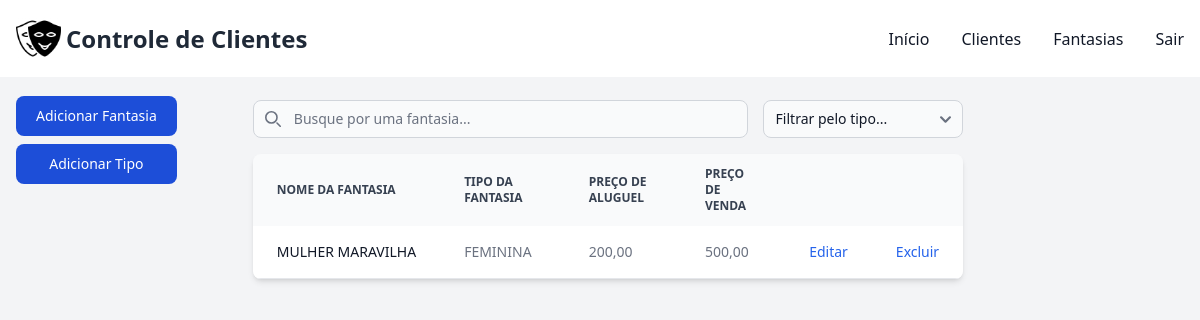
Screenshot of /controle/fantasias/tipo/2/ (signed in) with the database file from the repository.
### controle/models.py (models this page shows, shortened)
class Fantasia(models.Model):
    usuario = models.ForeignKey(User, on_delete=models.CASCADE)
    nome_fantasia = models.CharField(max_length=60)
    preco_venda = models.DecimalField(max_digits=10, decimal_places=2, blank=True, null=True)
    preco_aluguel = models.DecimalField(max_digits=10, decimal_places=2, blank=True, null=True)
    tipo_fantasia = models.ForeignKey(Tipo, on_delete=models.CASCADE)

class Tipo(models.Model):
    usuario = models.ForeignKey(User, on_delete=models.CASCADE)
    nome_tipo = models.CharField(max_length=60, unique=True, null=False)

### controle/views.py (the view)
# urls.py: path('fantasias/tipo/<int:id_tipo>/', views.filtrar_fantasia, name='filtrar_fantasia'),
@login_required(login_url="/controle/login")
def filtrar_fantasia(request, id_tipo):
    sessao = request.user
    if(id_tipo != None):
        fantasias = Fantasia.objects.filter(usuario=sessao, tipo_fantasia=id_tipo)
    else:
        fantasias = Fantasia.objects.filter(usuario=sessao)
    tipos = Tipo.objects.filter(usuario=sessao)
    context = {
        'fantasias': fantasias,
        'tipos': tipos,
    }
    return render(request, 'fantasias.html', context)

### controle/templates/fantasias.html (shortened to what this page needs)
{% extends "base.html" %}
{% block conteudo %}
    <div class="pt-4 pl-4">
        <div class="lg:fixed justify-center pb-5">
            <button data-modal-target="crud-modal" data-modal-toggle="crud-modal" class="w-full block text-white bg-blue-700 hover:bg-blue-800 focus:ring-4 focus:outline-none focus:ring-blue-300 font-medium rounded-lg text-sm px-5 py-2.5 text-center" type="button">
                Adicionar Fantasia
            </button>
            <button data-modal-target="tipo-modal" data-modal-toggle="tipo-modal" class="w-full block text-white bg-blue-700 hover:bg-blue-800 focus:ring-4 focus:outline-none focus:ring-blue-300 font-medium rounded-lg text-sm px-5 py-2.5 text-center my-2" type="button">
                Adicionar Tipo
            </button>
        </div>
        <div class="flex justify-center">
            <div  class="flex flex-col lg:w-3/5 w-4/5">
            <div class="pb-4">
                <div class="flex w-full">
                    <div class="relative mt-1 w-full" style="margin-right: 15px;">
                        <div class="absolute inset-y-0 rtl:inset-r-0 start-0 flex items-center ps-3 pointer-events-none">
                        </div>
                        <input type="text" id="costume-search" class="block pt-2 ps-10 text-sm text-gray-900 border border-gray-300 rounded-lg w-full bg-gray-50 focus:ring-blue-500 focus:border-blue-500" placeholder="Busque por uma fantasia...">
                    </div>
                    <div class="relative mt-1 w-72">
                        <select name="tipo_fantasia_filtro" id="tipo_fantasia_filtro" class="bg-gray-50 border border-gray-300 text-gray-900 text-sm rounded-lg focus:ring-primary-600 focus:border-primary-600 block w-full" onchange="filtrarFantasia()">
                            <option value="" disabled selected>Filtrar pelo tipo...</option>
                        </select>
                    </div>
                </div>
            </div>
            <div class="relative overflow-x-auto shadow-md sm:rounded-lg">
                <table class="w-full text-sm text-left rtl:text-right text-gray-500">
                    <thead class="text-xs text-gray-700 uppercase bg-gray-50">
                        <tr>
                            <th scope="col" class="px-6 py-3">
                                Nome da Fantasia
                            </th>
                            <th scope="col" class="px-6 py-3">
                                Tipo da Fantasia
                            </th>
                            <th scope="col" class="px-6 py-3">
                                Preço de Aluguel
                            </th>
                            <th scope="col" class="px-6 py-3">
                                Preço de Venda
                            </th>
                            <th scope="col" class="px-6 py-3">
                            </th>
                            <th scope="col" class="px-6 py-3">
                            </th>
                        </tr>
                    </thead>
                    <tbody>
                        {% for fantasia in fantasias %}
                        <tr class="bg-white border-b">
                            <th scope="row" class="px-6 py-4 font-medium text-gray-900 whitespace-nowrap">
                                {{ fantasia.nome_fantasia|truncatechars:52 }}
                            </th>
                            <td class="px-6 py-4">
                                {{ fantasia.tipo_fantasia.nome_tipo }}
                            </td>
                            <td class="px-6 py-4">
                                {% if fantasia.preco_aluguel %}
                                    {{ fantasia.preco_aluguel }}
                                {% else %}
                                    -
                                {% endif %}
                            </td>
                            <td class="px-6 py-4">
                                {% if fantasia.preco_venda %}
                                    {{ fantasia.preco_venda }}
                                {% else %}
                                    -
                                {% endif %}
                            </td>
                            <td class="px-6 py-4">
                                <button data-fantasia-id="{{ fantasia.id }}" data-modal-target="editar-modal" data-modal-toggle="editar-modal" class="font-medium text-blue-600 hover:underline">Editar</button>
                            </td>
                            <td class="px-6 py-4">
                                <button data-fantasia-id="{{ fantasia.id }}" class="font-medium text-blue-600 hover:underline" onclick="excluirFantasia(event)">Excluir</button>
                            </td>
                        </tr>
                        {% endfor %}
                    </tbody>
                </table>
            </div>
        </div>
    </div>
    </div>
    {% load static %}
{% endblock %}

### controle/templates/base.html (style rules this page uses)
input { text-transform: uppercase; }
input::placeholder { text-transform: none; }

### rows the page displays
Fantasia: nome_fantasia "MULHER MARAVILHA", tipo_fantasia.nome_tipo "FEMININA", preco_aluguel "200,00", preco_venda "500,00"
